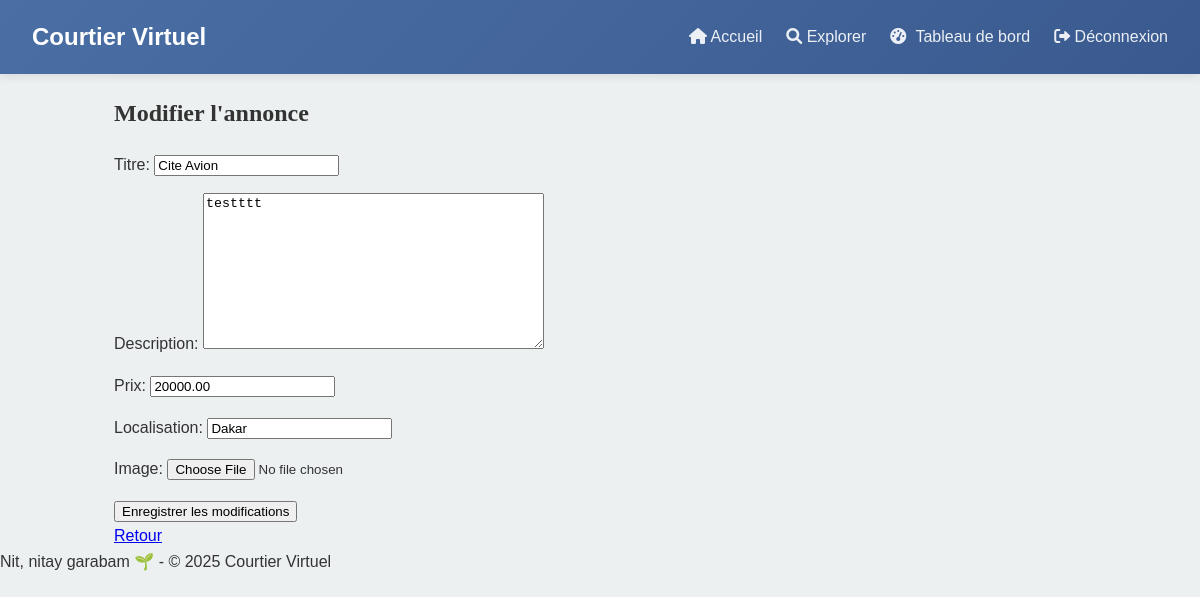
Page /annonces/1/modifier/ (signed in) on the committed database.
### core/models.py (models this page shows, shortened)
class Annonce(models.Model):
    proprietaire = models.ForeignKey(User, on_delete=models.CASCADE)
    titre = models.CharField(max_length=200)
    description = models.TextField()
    prix = models.DecimalField(max_digits=10, decimal_places=2)
    localisation = models.CharField(max_length=100)
    image = CloudinaryField('image', blank=True, null=True)
    date_postee = models.DateTimeField(auto_now_add=True) # to be changed to auto_now_add=True after migration

### core/views.py (the view)
# urls.py: path('annonces/<int:pk>/modifier/', AnnonceUpdateView.as_view(), name='update_annonce'),
class AnnonceUpdateView(LoginRequiredMixin, UpdateView):
    model = Annonce
    form_class = AnnonceForm
    template_name = 'core/update_annonce.html'
    success_url = reverse_lazy('mes_annonces')

### core/forms.py
class AnnonceForm(forms.ModelForm):
    class Meta:
        model = Annonce
        fields = ['titre', 'description', 'prix', 'localisation', 'image']
        widgets = {
            'titre': forms.TextInput(attrs={'class': 'form-control', 'placeholder': 'Titre de l’annonce'}),
            'description': forms.Textarea(attrs={'class': 'form-control', 'placeholder': 'Description'}),
            'prix': forms.NumberInput(attrs={'class': 'form-control', 'placeholder': 'Prix'}),
            'localisation': forms.TextInput(attrs={'class': 'form-control', 'placeholder': 'Localisation'}),
            'image': forms.ClearableFileInput(attrs={'class': 'form-control'}),
        }

### core/templates/core/update_annonce.html (shortened to what this page needs)
{% extends 'core/base.html' %}
{% block content %}
  <div class="container mt-5">
    <h2>Modifier l'annonce</h2>
    <form method="post" enctype="multipart/form-data">
      {{ form.as_p }}
      <button type="submit" class="btn btn-primary">Enregistrer les modifications</button>
    </form>
    <a href="{% url 'mes_annonces' %}" class="btn btn-secondary mt-3">Retour</a>
  </div>
{% endblock %}

### core/static/core/css/style.css (style rules this page uses)
:root { --primary: #2c3e50; --secondary: #34495e; --accent: #3498db; --light: #ecf0f1; --white: #ffffff; --text: #333333; --shadow: 0 4px 6px rgba(0, 0, 0, 0.1); --transition: all 0.3s ease; }
body { font-family: 'Montserrat', sans-serif; color: var(--text); line-height: 1.6; margin: 0; padding: 0; background-color: var(--light); }
.container { width: 90%; max-width: 1200px; margin: 0 auto; padding: 0 20px; }
h1, h2, h3 { font-family: 'Playfair Display', serif; font-weight: 600; }

### rows in the picture
Annonce: titre "Cite Avion", description "testttt", prix "20000.00", localisation "Dakar"
